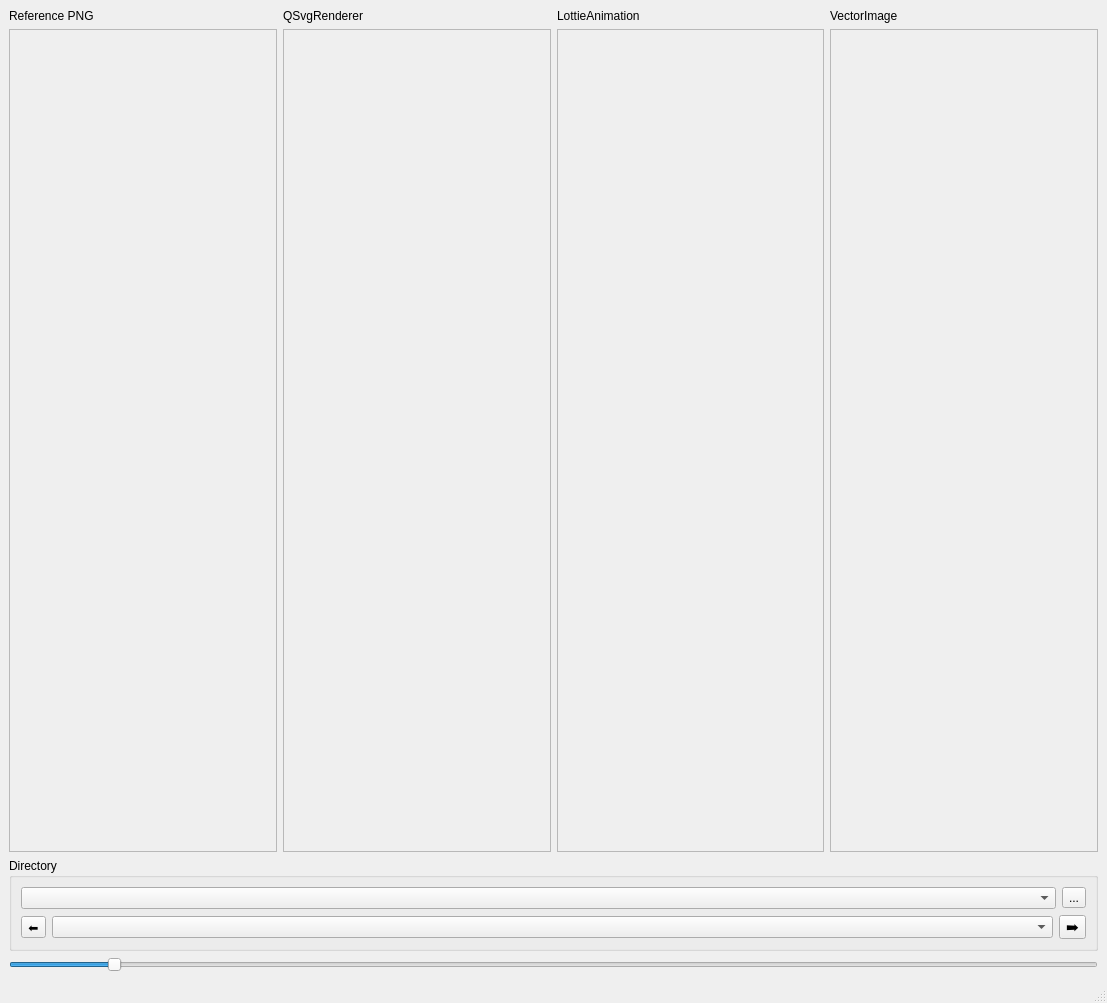
<?xml version="1.0" encoding="UTF-8"?>
<ui version="4.0">
 <class>MainWindow</class>
 <widget class="QMainWindow" name="MainWindow">
  <property name="geometry">
   <rect>
    <x>0</x>
    <y>0</y>
    <width>1107</width>
    <height>1003</height>
   </rect>
  </property>
  <property name="windowTitle">
   <string>MainWindow</string>
  </property>
  <widget class="QWidget" name="centralwidget">
   <layout class="QVBoxLayout" name="verticalLayout">
    <item>
     <layout class="QHBoxLayout" name="horizontalLayout">
      <item>
       <layout class="QVBoxLayout" name="vaRefPng">
        <item>
         <widget class="QLabel" name="lRefPng">
          <property name="sizePolicy">
           <sizepolicy hsizetype="Preferred" vsizetype="Maximum">
            <horstretch>0</horstretch>
            <verstretch>0</verstretch>
           </sizepolicy>
          </property>
          <property name="text">
           <string>Reference PNG</string>
          </property>
         </widget>
        </item>
        <item>
         <widget class="QScrollArea" name="saImage">
          <property name="sizePolicy">
           <sizepolicy hsizetype="Preferred" vsizetype="Preferred">
            <horstretch>0</horstretch>
            <verstretch>0</verstretch>
           </sizepolicy>
          </property>
          <property name="toolTip">
           <string>Reference png</string>
          </property>
          <property name="widgetResizable">
           <bool>true</bool>
          </property>
          <property name="alignment">
           <set>Qt::AlignmentFlag::AlignBottom|Qt::AlignmentFlag::AlignLeading|Qt::AlignmentFlag::AlignLeft</set>
          </property>
          <widget class="QWidget" name="scrollAreaWidgetContents">
           <property name="geometry">
            <rect>
             <x>0</x>
             <y>0</y>
             <width>263</width>
             <height>790</height>
            </rect>
           </property>
          </widget>
         </widget>
        </item>
       </layout>
      </item>
      <item>
       <layout class="QVBoxLayout" name="verticalLayout_3">
        <item>
         <widget class="QLabel" name="lSvgRenderer">
          <property name="sizePolicy">
           <sizepolicy hsizetype="Preferred" vsizetype="Maximum">
            <horstretch>0</horstretch>
            <verstretch>0</verstretch>
           </sizepolicy>
          </property>
          <property name="text">
           <string>QSvgRenderer</string>
          </property>
         </widget>
        </item>
        <item>
         <widget class="QScrollArea" name="saSvgPainter">
          <property name="sizePolicy">
           <sizepolicy hsizetype="Preferred" vsizetype="Preferred">
            <horstretch>0</horstretch>
            <verstretch>0</verstretch>
           </sizepolicy>
          </property>
          <property name="toolTip">
           <string>Reference QPainter</string>
          </property>
          <property name="widgetResizable">
           <bool>true</bool>
          </property>
          <widget class="QWidget" name="scrollAreaWidgetContents_4">
           <property name="geometry">
            <rect>
             <x>0</x>
             <y>0</y>
             <width>264</width>
             <height>790</height>
            </rect>
           </property>
          </widget>
         </widget>
        </item>
       </layout>
      </item>
      <item>
       <layout class="QVBoxLayout" name="verticalLayout_6">
        <item>
         <widget class="QLabel" name="lLottieAnimation">
          <property name="sizePolicy">
           <sizepolicy hsizetype="Preferred" vsizetype="Maximum">
            <horstretch>0</horstretch>
            <verstretch>0</verstretch>
           </sizepolicy>
          </property>
          <property name="text">
           <string>LottieAnimation</string>
          </property>
         </widget>
        </item>
        <item>
         <widget class="QScrollArea" name="saLottieAnimation">
          <property name="sizePolicy">
           <sizepolicy hsizetype="Preferred" vsizetype="Preferred">
            <horstretch>0</horstretch>
            <verstretch>0</verstretch>
           </sizepolicy>
          </property>
          <property name="toolTip">
           <string>Reference QPainter</string>
          </property>
          <property name="widgetResizable">
           <bool>true</bool>
          </property>
          <widget class="QWidget" name="scrollAreaWidgetContents_6">
           <property name="geometry">
            <rect>
             <x>0</x>
             <y>0</y>
             <width>263</width>
             <height>790</height>
            </rect>
           </property>
          </widget>
         </widget>
        </item>
       </layout>
      </item>
      <item>
       <layout class="QVBoxLayout" name="verticalLayout_4">
        <item>
         <widget class="QLabel" name="label_3">
          <property name="sizePolicy">
           <sizepolicy hsizetype="Preferred" vsizetype="Maximum">
            <horstretch>0</horstretch>
            <verstretch>0</verstretch>
           </sizepolicy>
          </property>
          <property name="text">
           <string>VectorImage</string>
          </property>
         </widget>
        </item>
        <item>
         <widget class="QScrollArea" name="saVectorImage">
          <property name="sizePolicy">
           <sizepolicy hsizetype="Preferred" vsizetype="Preferred">
            <horstretch>0</horstretch>
            <verstretch>0</verstretch>
           </sizepolicy>
          </property>
          <property name="toolTip">
           <string>VectorImage</string>
          </property>
          <property name="widgetResizable">
           <bool>true</bool>
          </property>
          <widget class="QWidget" name="scrollAreaWidgetContents_2">
           <property name="geometry">
            <rect>
             <x>0</x>
             <y>0</y>
             <width>263</width>
             <height>790</height>
            </rect>
           </property>
          </widget>
         </widget>
        </item>
       </layout>
      </item>
     </layout>
    </item>
    <item>
     <widget class="QGroupBox" name="groupBox">
      <property name="sizePolicy">
       <sizepolicy hsizetype="MinimumExpanding" vsizetype="Maximum">
        <horstretch>0</horstretch>
        <verstretch>0</verstretch>
       </sizepolicy>
      </property>
      <property name="title">
       <string>Directory</string>
      </property>
      <layout class="QVBoxLayout" name="verticalLayout_2">
       <item>
        <layout class="QHBoxLayout" name="horizontalLayout_2">
         <item>
          <widget class="QComboBox" name="cbCurrentDir">
           <property name="maxCount">
            <number>10</number>
           </property>
          </widget>
         </item>
         <item>
          <widget class="QToolButton" name="tbSelectDir">
           <property name="text">
            <string>...</string>
           </property>
          </widget>
         </item>
        </layout>
       </item>
       <item>
        <layout class="QHBoxLayout" name="horizontalLayout_3">
         <item>
          <widget class="QToolButton" name="tbPrev">
           <property name="text">
            <string>⬅️</string>
           </property>
          </widget>
         </item>
         <item>
          <widget class="QComboBox" name="cbFilename"/>
         </item>
         <item>
          <widget class="QToolButton" name="tbNext">
           <property name="font">
            <font>
             <family>Segoe UI Emoji</family>
            </font>
           </property>
           <property name="text">
            <string>➡️</string>
           </property>
          </widget>
         </item>
        </layout>
       </item>
      </layout>
     </widget>
    </item>
    <item>
     <widget class="QSlider" name="hsScale">
      <property name="minimum">
       <number>1</number>
      </property>
      <property name="maximum">
       <number>100</number>
      </property>
      <property name="value">
       <number>10</number>
      </property>
      <property name="orientation">
       <enum>Qt::Orientation::Horizontal</enum>
      </property>
     </widget>
    </item>
   </layout>
  </widget>
  <widget class="QMenuBar" name="menubar">
   <property name="geometry">
    <rect>
     <x>0</x>
     <y>0</y>
     <width>1107</width>
     <height>22</height>
    </rect>
   </property>
  </widget>
  <widget class="QStatusBar" name="statusbar"/>
 </widget>
 <resources/>
 <connections/>
</ui>
